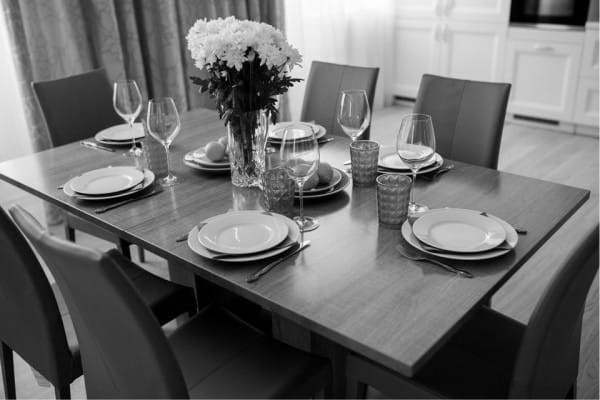
//> input picture prj.cw/dataset/livingroom.png, 600 x 400 px
$ ./main   (built with g++ and OpenCV 4)
//> lines starting //> are read from the running program, lines starting //| are printed output that depends on the picture
//> in addNoise, noisy_image is the input picture: 400 rows x 600 cols, CV_8UC1; min 0, max 255, mean 109.5
### prj.cw/filter/filter.hpp
#pragma once

#include <opencv2/core/core.hpp>


class PeronaMalik :public cv::Algorithm {
public:
    PeronaMalik();
    PeronaMalik(cv::Mat Img, double a, int T, double k);
    cv::Mat PeronaMalikGray();
private:
    cv::Mat Img_;
    double a_ = 0;
    int T_ = 0;
    double k_ = 1;
};


double conductivity_function(double difference, double k);

### prj.cw/filter/filter.cpp
#include <filter/filter.hpp>
#include <opencv2/imgcodecs.hpp>
#include <opencv2/highgui.hpp>
#include <opencv2/imgproc.hpp>
#include <iostream>
#include <vector>

// [6 lines left out: function PeronaMalik, not called in this run]
PeronaMalik::PeronaMalik(cv::Mat Img, double a, int T, double k) {
    Img_ = Img;
    a_ = a;
    T_ = T;
    k_ = k;
}

cv::Mat PeronaMalik::PeronaMalikGray() {
    cv::Mat I2 = Img_;
    int rows = Img_.size().height;
//> rows = 400
    int cols = Img_.size().width;
//> cols = 600
    for (int i = 1; i <= T_; i++) {
        std::vector<int> av(5);
        for (int col = 0; col < cols; col++) {
            for (int row = 0; row < rows; row++) {
                if (col == 0 || col == cols - 1 || row == 0 || row == rows - 1) {
                    continue;
                }
                double a_middle = Img_.at<uchar>(row, col);
                double a_right = Img_.at<uchar>(row, col + 1);
                double a_left = Img_.at<uchar>(row, col - 1);
                double a_up = Img_.at<uchar>(row + 1, col);
                double a_down = Img_.at<uchar>(row - 1, col);
                av[0] = a_middle;
                av[1] = a_right;
                av[2] = a_left;
                av[3] = a_up;
                av[4] = a_down;
                double grad = 0;
                for (int i = 1; i < 5; i = i + 1) {
                    double difference = av[i] - av[0];
                    grad = grad + conductivity_function(difference, k_) * difference;
                }
                I2.at<uchar>(row, col) = Img_.at<uchar>(row, col) + a_ * grad;
            }
        }
    }
    return I2;
};

double conductivity_function(double difference, double k) {
    double value = 0;
    value = 1 / (1 + ((difference / k) * (difference / k)));
    return value;
}

### prj.cw/main.cpp
#include <filter/filter.hpp>
#include <iostream>
#include <opencv2/imgcodecs.hpp>
#include <opencv2/highgui.hpp>
#include <opencv2/imgproc.hpp>
#include <exception>
#include <string>

double getSSIM(const cv::Mat& image_ref, const cv::Mat& image_obj)
{
    double C1 = 6.5025, C2 = 58.5225;

    int width = image_ref.cols;
    int height = image_ref.rows;
    double mean_x = 0;
    double mean_y = 0;
    double sigma_x = 0;
    double sigma_y = 0;
    double sigma_xy = 0;
    for (int v = 0; v < height; v++)
    {
        for (int u = 0; u < width; u++)
        {
            mean_x += image_ref.at<uchar>(v, u);
            mean_y += image_obj.at<uchar>(v, u);

        }
    }
    mean_x = mean_x / width / height;
    mean_y = mean_y / width / height;
    for (int v = 0; v < height; v++)
    {
        for (int u = 0; u < width; u++)
        {
            sigma_x += (image_ref.at<uchar>(v, u) - mean_x) * (image_ref.at<uchar>(v, u) - mean_x);
            sigma_y += (image_obj.at<uchar>(v, u) - mean_y) * (image_obj.at<uchar>(v, u) - mean_y);
            sigma_xy += abs((image_ref.at<uchar>(v, u) - mean_x) * (image_obj.at<uchar>(v, u) - mean_y));
        }
    }
    sigma_x = sigma_x / (width * height - 1);
    sigma_y = sigma_y / (width * height - 1);
    sigma_xy = sigma_xy / (width * height - 1);
    double fenzi = (2 * mean_x * mean_y + C1) * (2 * sigma_xy + C2);
    double fenmu = (mean_x * mean_x + mean_y * mean_y + C1) * (sigma_x + sigma_y + C2);
    double ssim = fenzi / fenmu;
    return ssim;

}
double getPSNR(const cv::Mat& I1, const cv::Mat& I2)
{
    cv::Mat s1;
    absdiff(I1, I2, s1);
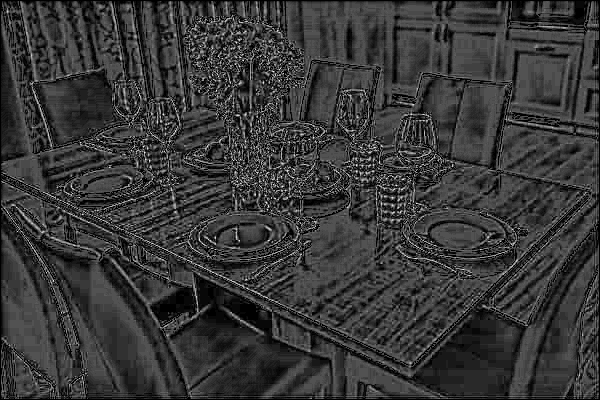
//> s1: 400 rows x 600 cols, CV_8UC1; min 0, max 31, mean 6.8; drawn with min black and max white
    s1.convertTo(s1, CV_32F);
//> s1: 400 rows x 600 cols, CV_32FC1
    s1 = s1.mul(s1);
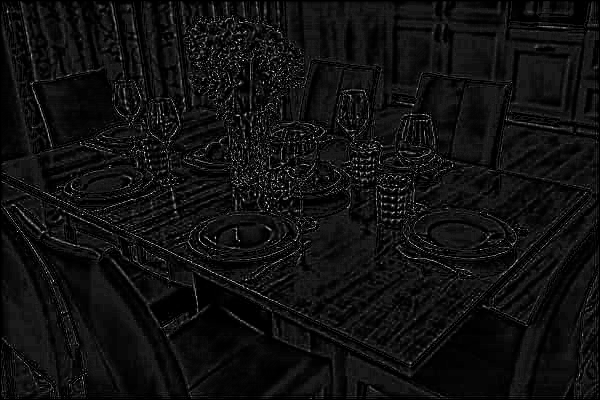
//> s1: 400 rows x 600 cols, CV_32FC1; min 0, max 961, mean 63.1; drawn with min black and max white

    cv::Scalar s = sum(s1);
//> s = Scalar(15143568)
    double sse = s.val[0];
//> sse = 15143568

    if (sse <= 1e-10)
        return 0;
    else
    {
        double  mse = sse / (double)(I1.channels() * I1.total());
//> mse = 63.1
        double psnr = 10.0 * log10((255 * 255) / mse);
//> psnr = 30.13
        return psnr;
    }
}

cv::Mat addNoise(const cv::Mat& image, const double std_dev) {
    cv::Mat noisy_image;
    cv::Mat noise(image.size(), CV_32FC1);
    cv::randn(noise, 0, std_dev);

    image.convertTo(noisy_image, CV_32FC1);
    noisy_image += noise;
    noisy_image.convertTo(noisy_image, CV_8UC1);

    return noisy_image;
}

int main(int argc, char* argv[]) {
    try {
        std::string file_path = "../prj.cw/dataset/livingroom.png";
        double noise = 0;
        double a = 0.2;
        int T = 10;
        double k = 8;
        std::string method= "Gauss";
        int kernel = 3;
        if (argc >= 8) {
            file_path = argv[1];
            noise = std::stof(argv[2]);
            a = std::stof(argv[3]);
            T = std::stoi(argv[4]);
            k = std::stof(argv[5]);
            method = argv[6];
            kernel = std::stoi(argv[7]);
        }
        else if (argc != 1) {
            throw argc;
        }

        const cv::Mat I = addNoise(cv::imread(file_path, cv::IMREAD_GRAYSCALE), noise);
        cv::Mat I1 = addNoise(cv::imread(file_path, cv::IMREAD_GRAYSCALE), noise);

        cv::Mat methodImage;
        if (method == "Gauss") {
            cv::GaussianBlur(I1, methodImage, cv::Size(kernel, kernel), 0);
        }
        else if (method == "DefaultBlur") {
            cv::blur(I1, methodImage, cv::Size(kernel, kernel));
        }
        else if (method == "Median") {
            cv::medianBlur(I1, methodImage, kernel);
        }
        else {
            throw std::invalid_argument("Unsupported blur method. ");
        }

        PeronaMalik image(I1, a, T, k);
        cv::Mat peronaImage = image.PeronaMalikGray();

        double psnr1 = getPSNR(I, peronaImage);
//> psnr1 = 30.13
        double psnr2 = getPSNR(I, methodImage);
//> in getPSNR (call 2), `absdiff(I1, I2, s1);`:
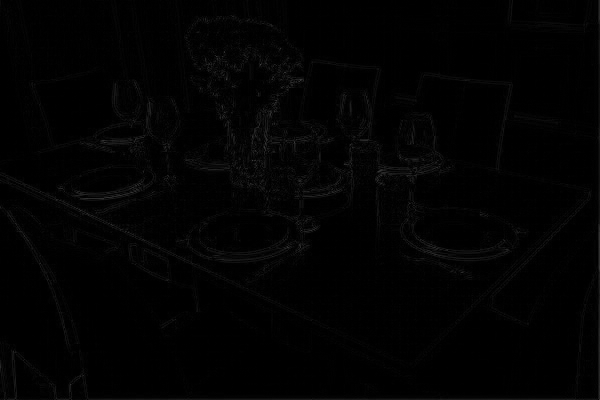
//> s1: 400 rows x 600 cols, CV_8UC1; min 0, max 66, mean 2.4
//> in getPSNR (call 2), `s1.convertTo(s1, CV_32F);`:
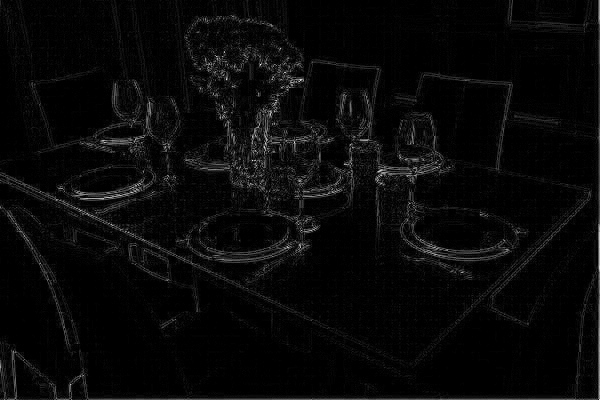
//> s1: 400 rows x 600 cols, CV_32FC1; min 0, max 66, mean 2.4; drawn with min black and max white
//> in getPSNR (call 2), `cv::Scalar s = sum(s1);`: s = Scalar(6573407)
//> in getPSNR (call 2), `double sse = s.val[0];`: sse = 6573407
//> in getPSNR (call 2), `double  mse = sse / (double)(I1.channels() * I1.total());`: mse = 27.39
//> in getPSNR (call 2), `double psnr = 10.0 * log10((255 * 255) / mse);`: psnr = 33.76
//> psnr2 = 33.76

        double msSSIM1 = 0;
        double msSSIM2 = 0;
        int levels = 3;
        for (int i = 0; i < levels; i++) {
            cv::Mat resizedI1, resizedI2;
            cv::resize(I, resizedI1, cv::Size(), pow(2, i), pow(2, i));

            cv::resize(peronaImage, resizedI2, cv::Size(), pow(2, i), pow(2, i));
            msSSIM1 += getSSIM(resizedI1, resizedI2);


            cv::resize(methodImage, resizedI2, cv::Size(), pow(2, i), pow(2, i));
            msSSIM2 += getSSIM(resizedI1, resizedI2);

        }
//> this loop made 3 passes
//> (msSSIM1, msSSIM2) on passes 1 to 3: (0.996, 0.997), (1.99, 2), (2.99, 2.99)
//> after the loop, msSSIM1 = 2.99; msSSIM2 = 2.99
        msSSIM1 /= levels;
//> msSSIM1 = 0.996
        msSSIM2 /= levels;
//> msSSIM2 = 0.998

        std::cout << " "<< std::endl;
        std::cout << "PSNR: " << psnr1 << "  " << psnr2 << std::endl;
//| PSNR: 30.1306  33.755
        std::cout << " " << std::endl;
        std::cout << "MS SSIM: " << msSSIM1 << "  " << msSSIM2 << std::endl;
//| MS SSIM: 0.996319  0.997952
        std::cout << " " << std::endl;

        cv::imshow("Original", I);
        cv::imshow("Perona&Malik", peronaImage);
        cv::imshow(method, methodImage);
        cv::waitKey(0);

    }
    catch (const int argc) {
        std::cout << "Incorrect numbers of arguments" << std::endl;
        std::cerr << "Error: Not enough arguments. Usage: " << argv[0] << "<input_file_path> <noise> <a(update rate)> <T(number of iterations)> <k(sensitivity coefficient)> <method(second filter)> <kernel>" << std::endl;
    }
    catch (const std::invalid_argument& e) {
        std::cout << "Incorrect blur method" << std::endl;
        std::cerr << "Error: "<< e.what() << "You can use only : Gauss, DefaultBlur, Median"<< std::endl;
    }

}

$ run again, with prj.cw/dataset/text.png copied over prj.cw/dataset/livingroom.png
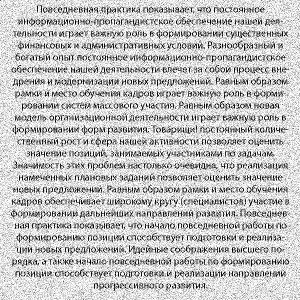
//> input picture prj.cw/dataset/text.png, 300 x 300 px
//> in addNoise, noisy_image is the input picture: 300 rows x 300 cols, CV_8UC1; min 0, max 255, mean 196.2
//> s = Scalar(10423174)
//> sse = 10423174
//> mse = 115.8
//> psnr = 27.49
//> in getPSNR (call 2), `s1 = s1.mul(s1);`:
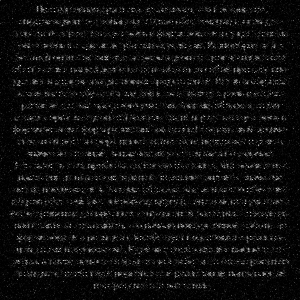
//> s1: 300 rows x 300 cols, CV_32FC1; min 0, max 27556, mean 1672.2; drawn with min black and max white
//> s = Scalar(150500065)
//> sse = 150500065
//> mse = 1672.2
//> psnr = 15.9
//> the loop `for (int i = 0; i < levels; i++)` made 3 passes
//> (msSSIM1, msSSIM2) on passes 1 to 3: (0.988, 0.753), (1.98, 1.62), (2.97, 2.48)
//> pass 2, `cv::resize(I, resizedI1, cv::Size(), pow(2, i), pow(2, i));`:
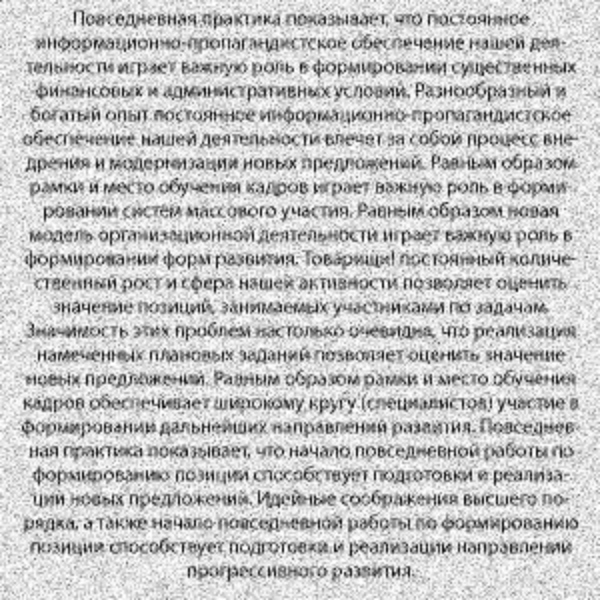
//> resizedI1: 600 rows x 600 cols, CV_8UC1; min 12, max 255, mean 196.1
//> after the loop `for (int i = 0; i < levels; i++)`: msSSIM1 = 2.97; msSSIM2 = 2.48
//> `msSSIM1 /= levels;`: msSSIM1 = 0.991
//> `msSSIM2 /= levels;`: msSSIM2 = 0.827
//| PSNR: 27.4932  15.8979
//| MS SSIM: 0.991348  0.826617
